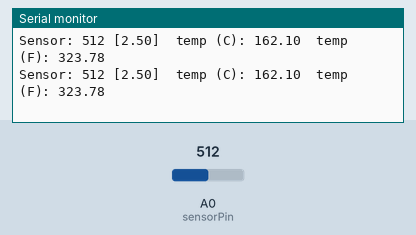
This sketch was run on a simulated Arduino Uno, built with avr-gcc and run on an emulated ATmega328P. On the bench: the last lines printed to the serial monitor. The test bench sets the inputs (shaded band); at power-on: A0 (sensorPin) = 512.

Above: at 5.8 s.
5.9 s: A0 (sensorPin) set to 716
At 10.9 s:
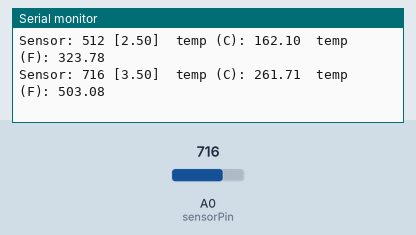
11.9 s: A0 (sensorPin) set to 900
At 15.9 s:
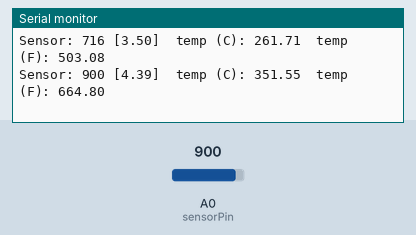
Timing chart, 0 to 17.4 s (numbered marks = the images above; inputs shaded):
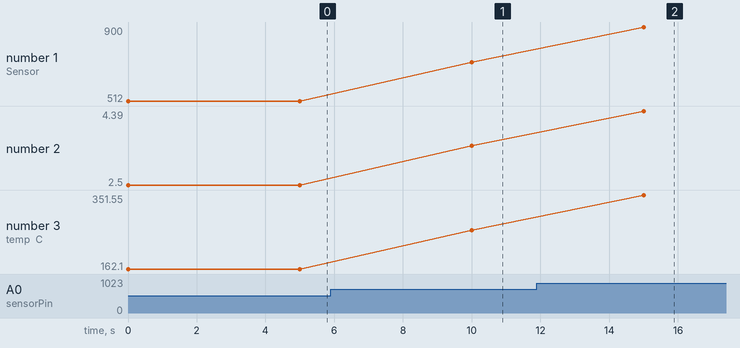

Measured:
- after the input at 5.9 s, the serial monitor: prints a new line after 4.1 s (image 1)
- after the input at 11.9 s, the serial monitor: prints a new line after 3.1 s (image 2)
- plotted number 1: 512 → 716 after the input at 5.9 s, 716 → 900 after the input at 11.9 s
- plotted number 2: 2.5 → 3.5 after the input at 5.9 s, 3.5 → 4.39 after the input at 11.9 s
- plotted number 3: 162.1 → 261.71 after the input at 5.9 s, 261.71 → 351.55 after the input at 11.9 s

The sketch:

sensor_tmp36.ino
```cpp
const int sensorPin = A0;

void setup() {
  Serial.begin(9600);
}

void loop() {
  int sensorValue = analogRead(sensorPin);
  Serial.print("Sensor: "); Serial.print(sensorValue);

  float voltage = (sensorValue*5.0)/1024.0;
  Serial.print(" ["); Serial.print(voltage);

  float temperature = (voltage - 0.879)*100.0;
  Serial.print("]\ttemp (C): "); Serial.print(temperature);

  float temperatureF = (temperature * 9.0 / 5.0) + 32.0;
  Serial.print("\ttemp (F): "); Serial.println(temperatureF);

  delay(5000);
}
```
